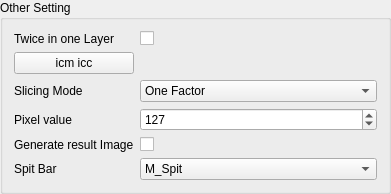
        <widget class="QGroupBox" name="groupBox_3">
         <property name="title">
          <string>Other Setting</string>
         </property>
         <layout class="QGridLayout" name="gridLayout_20">
          <item row="3" column="2">
           <widget class="QSpinBox" name="pixelNumberSB">
            <property name="font">
             <font>
              <weight>50</weight>
              <bold>false</bold>
             </font>
            </property>
            <property name="suffix">
             <string/>
            </property>
            <property name="minimum">
             <number>0</number>
            </property>
            <property name="maximum">
             <number>255</number>
            </property>
            <property name="singleStep">
             <number>1</number>
            </property>
            <property name="value">
             <number>127</number>
            </property>
           </widget>
          </item>
          <item row="0" column="1">
           <widget class="QLabel" name="label_14">
            <property name="text">
             <string>Twice in one Layer</string>
            </property>
           </widget>
          </item>
          <item row="2" column="2">
           <widget class="QComboBox" name="generate_mode_settingCB">
            <item>
             <property name="text">
              <string>One Factor </string>
             </property>
            </item>
            <item>
             <property name="text">
              <string>Four Factors(bottom, top, shell, inside) </string>
             </property>
            </item>
            <item>
             <property name="text">
              <string>Four Dither Matrix </string>
             </property>
            </item>
           </widget>
          </item>
          <item row="0" column="2">
           <widget class="QCheckBox" name="twiceInOneLayerCHB">
            <property name="text">
             <string/>
            </property>
           </widget>
          </item>
          <item row="1" column="2">
           <widget class="QLabel" name="iccNameLB">
            <property name="text">
             <string/>
            </property>
           </widget>
          </item>
          <item row="3" column="1">
           <widget class="QLabel" name="label_11">
            <property name="text">
             <string>Pixel value</string>
            </property>
           </widget>
          </item>
          <item row="4" column="2">
           <widget class="QCheckBox" name="genResultImg">
            <property name="text">
             <string/>
            </property>
           </widget>
          </item>
          <item row="4" column="1">
           <widget class="QLabel" name="label_8">
            <property name="text">
             <string>Generate result Image</string>
            </property>
           </widget>
          </item>
          <item row="1" column="1">
           <widget class="QPushButton" name="dmICMPB">
            <property name="font">
             <font>
              <family>Arial</family>
              <pointsize>9</pointsize>
             </font>
            </property>
            <property name="text">
             <string>icm icc</string>
            </property>
           </widget>
          </item>
          <item row="2" column="1">
           <widget class="QLabel" name="switchPixelModeLB">
            <property name="text">
             <string>Slicing Mode</string>
            </property>
           </widget>
          </item>
          <item row="5" column="1">
           <widget class="QLabel" name="label_31">
            <property name="text">
             <string>Spit Bar </string>
            </property>
           </widget>
          </item>
          <item row="5" column="2">
           <widget class="QComboBox" name="spitSwitchCHB">
            <item>
             <property name="text">
              <string>M_Spit</string>
             </property>
            </item>
            <item>
             <property name="text">
              <string>CMY_Spit</string>
             </property>
            </item>
           </widget>
          </item>
         </layout>
        </widget>
